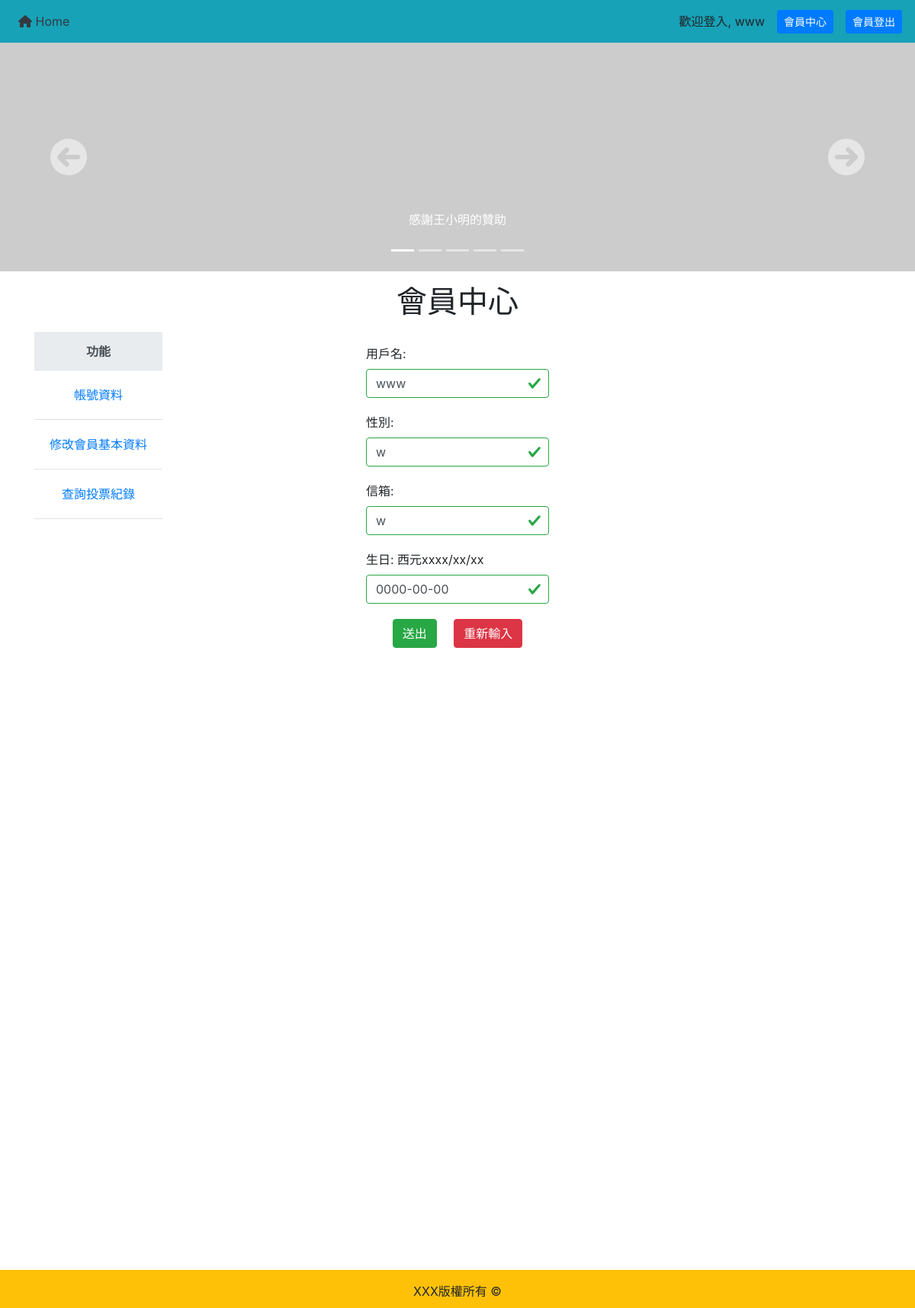
Page /index.php?do=edit_member (signed in) on the committed database.
### tables this page shows
CREATE TABLE `users` (
  `id` int(11) UNSIGNED NOT NULL,
  `account` varchar(32) NOT NULL,
  `password` varchar(32) NOT NULL,
  `email` varchar(32) NOT NULL,
  `name` varchar(12) NOT NULL,
  `gender` varchar(2) NOT NULL,
  `birthday` date NOT NULL
);

### api/db.php (called while the page is built, shortened)
<?php
$dsn="mysql:host=localhost;charset=utf8;dbname=vote";
$pdo=new PDO($dsn,"root","");
function all($table,...$arg){
    global $pdo;
    $sql="SELECT * FROM `$table` ";
    if(isset($arg[0])){
        if(is_array($arg[0])){
            foreach($arg[0] as $key=>$value){
                $tmp[]="`$key`='$value'";
            }
            $sql=$sql . "WHERE " . implode(" AND ",$tmp);
        }
        else{
            $sql=$sql.$arg[0];
        }
    }
    $rows=$pdo->query($sql)->fetchAll(PDO::FETCH_ASSOC);
    return $rows;
}
?>

### frontend/edit_member.php (the view, shortened to what this page needs)
<h1 class="text-center mt-3">會員中心</h1>
<?php
$account = all("users", ["account" => $_SESSION["user"]]);
foreach ($account as $key => $value) {
}
?>
<div class="row mt-3">
<table class="table col-md-3 d-inline-block table-hover">
        <tr class="thead-light">
            <th class="text-center">功能</th>
        </tr>
        <tr>
            <td>
                <div class="text-center p-2">
                    <a href="./index.php?do=member_data">帳號資料</a>
                </div>
            </td>
        </tr>
        <tr>
            <td>
                <div class="text-center p-2">
                    <a href="./index.php?do=edit_member">修改會員基本資料</a>
                </div>
            </td>
        </tr>
        <tr>
            <td>
                <div class="text-center p-2">
                    <a href="./index.php?do=member_vote">查詢投票紀錄</a>
                </div>
            </td>
        </tr>
        <tr>
            <td></td>
        </tr>
    </table>
    <div class="col-md-6">
        <form action="./api/edit_member.php" method="post" class="was-validated">
            <div class="form-group text-center mt-3 row col-12 col-md-6 mx-auto">
                <label for="name">用戶名:</label>
                <input class="form-control" type="text" name="name" id="name" required value="<?= $value['name']; ?>">
            </div>
            <div class="form-group text-center row col-12 col-md-6 mx-auto">
                <label for="gender">性別:&nbsp;&nbsp;&nbsp;</label>
                <input class="form-control" type="text" name="gender" id="gender" required value="<?= $value['gender']; ?>">
            </div>
            <div class="form-group text-center row col-12 col-md-6 mx-auto">
                <label for="email">信箱:&nbsp;&nbsp;&nbsp;</label>
                <input class="form-control" type="text" name="email" id="email" required value="<?= $value['email']; ?>">
            </div>
            <div class="form-group text-center row col-12 col-md-6 mx-auto">
                <label for="birthday">生日: 西元xxxx/xx/xx</label>
                <input class="form-control" type="text" name="birthday" id="birthday" required value="<?= $value['birthday']; ?>">
            </div>
            <div class="form-group text-center">
                <input class="btn btn-success" type="submit" value="送出">
                <input class="btn btn-danger" type="reset" value="重新輸入">
            </div>
        </form>
    </div>
</div>

### rows in the picture
users: name "www", gender "w", email "w", birthday "0000-00-00"

### other values in the picture
$_SESSION["user"] "www"
